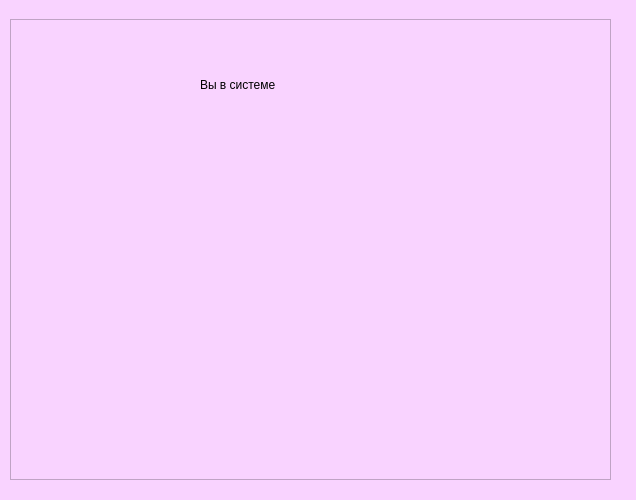
<?xml version="1.0" encoding="UTF-8"?>
<ui version="4.0">
 <class>Form</class>
 <widget class="QWidget" name="Form">
  <property name="geometry">
   <rect>
    <x>0</x>
    <y>0</y>
    <width>636</width>
    <height>500</height>
   </rect>
  </property>
  <property name="windowTitle">
   <string>Form</string>
  </property>
  <property name="styleSheet">
   <string notr="true">background-color: rgb(249, 211, 255);
font: 63 16pt &quot;Segoe UI Semibold&quot;;</string>
  </property>
  <widget class="QPushButton" name="pushButton">
   <property name="geometry">
    <rect>
     <x>40</x>
     <y>190</y>
     <width>191</width>
     <height>51</height>
    </rect>
   </property>
   <property name="styleSheet">
    <string notr="true">background-color: rgb(179, 239, 255);
border-radius: 10px</string>
   </property>
   <property name="text">
    <string>Регистрация</string>
   </property>
  </widget>
  <widget class="QPushButton" name="pushButton_2">
   <property name="geometry">
    <rect>
     <x>300</x>
     <y>190</y>
     <width>191</width>
     <height>51</height>
    </rect>
   </property>
   <property name="styleSheet">
    <string notr="true">background-color: rgb(208, 255, 169);
border-radius: 10px</string>
   </property>
   <property name="text">
    <string>Авторизация</string>
   </property>
  </widget>
  <widget class="QFrame" name="frame">
   <property name="geometry">
    <rect>
     <x>10</x>
     <y>19</y>
     <width>601</width>
     <height>451</height>
    </rect>
   </property>
   <property name="styleSheet">
    <string notr="true">background-color: qlineargradient(spread:pad, x1:0, y1:0.506, x2:0.771144, y2:0.574, stop:0 rgba(226, 201, 255, 255), stop:1 rgba(192, 255, 248, 255));
font: 63 14pt &quot;Segoe UI Semibold&quot;;</string>
   </property>
   <property name="frameShape">
    <enum>QFrame::StyledPanel</enum>
   </property>
   <property name="frameShadow">
    <enum>QFrame::Raised</enum>
   </property>
   <widget class="QLabel" name="label">
    <property name="geometry">
     <rect>
      <x>30</x>
      <y>30</y>
      <width>121</width>
      <height>51</height>
     </rect>
    </property>
    <property name="styleSheet">
     <string notr="true">background-color: rgba(255, 255, 255, 0);</string>
    </property>
    <property name="text">
     <string>Ваше имя:</string>
    </property>
   </widget>
   <widget class="QLabel" name="label_2">
    <property name="geometry">
     <rect>
      <x>30</x>
      <y>100</y>
      <width>221</width>
      <height>51</height>
     </rect>
    </property>
    <property name="styleSheet">
     <string notr="true">background-color: rgba(255, 255, 255, 0);</string>
    </property>
    <property name="text">
     <string>Придумайте логин:</string>
    </property>
   </widget>
   <widget class="QLabel" name="label_3">
    <property name="geometry">
     <rect>
      <x>30</x>
      <y>180</y>
      <width>111</width>
      <height>51</height>
     </rect>
    </property>
    <property name="styleSheet">
     <string notr="true">background-color: rgba(255, 255, 255, 0);</string>
    </property>
    <property name="text">
     <string>Пароль:</string>
    </property>
   </widget>
   <widget class="QLabel" name="label_4">
    <property name="geometry">
     <rect>
      <x>30</x>
      <y>250</y>
      <width>211</width>
      <height>61</height>
     </rect>
    </property>
    <property name="styleSheet">
     <string notr="true">background-color: rgba(255, 255, 255, 0);</string>
    </property>
    <property name="text">
     <string>Повторите пароль:</string>
    </property>
   </widget>
   <widget class="QPushButton" name="pushButton_3">
    <property name="geometry">
     <rect>
      <x>170</x>
      <y>360</y>
      <width>251</width>
      <height>51</height>
     </rect>
    </property>
    <property name="styleSheet">
     <string notr="true">background-color: qlineargradient(spread:pad, x1:0, y1:0.528, x2:1, y2:0.58, stop:0 rgba(168, 165, 255, 255), stop:1 rgba(255, 187, 255, 255));
border-radius:15px;</string>
    </property>
    <property name="text">
     <string>Зарегистрироваться!</string>
    </property>
   </widget>
   <widget class="QLineEdit" name="lineEdit">
    <property name="geometry">
     <rect>
      <x>180</x>
      <y>50</y>
      <width>241</width>
      <height>31</height>
     </rect>
    </property>
    <property name="styleSheet">
     <string notr="true">background-color: qlineargradient(spread:pad, x1:0, y1:0.630682, x2:1, y2:0.688, stop:0 rgba(253, 220, 220, 255), stop:1 rgba(204, 194, 255, 255));
border-radius:10px;</string>
    </property>
   </widget>
   <widget class="QLineEdit" name="lineEdit_2">
    <property name="geometry">
     <rect>
      <x>270</x>
      <y>110</y>
      <width>241</width>
      <height>31</height>
     </rect>
    </property>
    <property name="styleSheet">
     <string notr="true">background-color: qlineargradient(spread:pad, x1:0, y1:0.630682, x2:1, y2:0.688, stop:0 rgba(253, 220, 220, 255), stop:1 rgba(204, 194, 255, 255));
border-radius:10px;</string>
    </property>
   </widget>
   <widget class="QLineEdit" name="lineEdit_3">
    <property name="geometry">
     <rect>
      <x>160</x>
      <y>190</y>
      <width>241</width>
      <height>31</height>
     </rect>
    </property>
    <property name="styleSheet">
     <string notr="true">background-color: qlineargradient(spread:pad, x1:0, y1:0.630682, x2:1, y2:0.688, stop:0 rgba(253, 220, 220, 255), stop:1 rgba(204, 194, 255, 255));
border-radius:10px;</string>
    </property>
    <property name="echoMode">
     <enum>QLineEdit::Password</enum>
    </property>
   </widget>
   <widget class="QLineEdit" name="lineEdit_4">
    <property name="geometry">
     <rect>
      <x>270</x>
      <y>270</y>
      <width>241</width>
      <height>31</height>
     </rect>
    </property>
    <property name="styleSheet">
     <string notr="true">background-color: qlineargradient(spread:pad, x1:0, y1:0.630682, x2:1, y2:0.688, stop:0 rgba(253, 220, 220, 255), stop:1 rgba(204, 194, 255, 255));
border-radius:10px;</string>
    </property>
    <property name="text">
     <string/>
    </property>
    <property name="echoMode">
     <enum>QLineEdit::Password</enum>
    </property>
   </widget>
  </widget>
  <widget class="QFrame" name="frame_2">
   <property name="geometry">
    <rect>
     <x>10</x>
     <y>19</y>
     <width>601</width>
     <height>451</height>
    </rect>
   </property>
   <property name="styleSheet">
    <string notr="true">background-color: qlineargradient(spread:pad, x1:0, y1:0.523, x2:1, y2:0.557, stop:0 rgba(255, 190, 240, 255), stop:0.985075 rgba(255, 242, 174, 255), stop:1 rgba(174, 255, 192, 255));</string>
   </property>
   <property name="frameShape">
    <enum>QFrame::StyledPanel</enum>
   </property>
   <property name="frameShadow">
    <enum>QFrame::Raised</enum>
   </property>
   <widget class="QLabel" name="label_5">
    <property name="geometry">
     <rect>
      <x>180</x>
      <y>50</y>
      <width>181</width>
      <height>51</height>
     </rect>
    </property>
    <property name="styleSheet">
     <string notr="true">border-radius: 10px;
background-color: rgba(255, 255, 255, 0);</string>
    </property>
    <property name="text">
     <string>Авторизация</string>
    </property>
   </widget>
   <widget class="QLabel" name="label_6">
    <property name="geometry">
     <rect>
      <x>40</x>
      <y>160</y>
      <width>121</width>
      <height>31</height>
     </rect>
    </property>
    <property name="styleSheet">
     <string notr="true">border-radius: 10px;
background-color: rgba(255, 255, 255, 0);</string>
    </property>
    <property name="text">
     <string>Пароль:</string>
    </property>
   </widget>
   <widget class="QLabel" name="label_7">
    <property name="geometry">
     <rect>
      <x>40</x>
      <y>230</y>
      <width>111</width>
      <height>31</height>
     </rect>
    </property>
    <property name="styleSheet">
     <string notr="true">border-radius: 10px;
background-color: rgba(255, 255, 255, 0);</string>
    </property>
    <property name="text">
     <string>Логин:</string>
    </property>
   </widget>
   <widget class="QPushButton" name="pushButton_4">
    <property name="geometry">
     <rect>
      <x>180</x>
      <y>350</y>
      <width>211</width>
      <height>61</height>
     </rect>
    </property>
    <property name="styleSheet">
     <string notr="true">border-radius: 10px;
background-color: rgb(167, 255, 147);</string>
    </property>
    <property name="text">
     <string>Авторизация</string>
    </property>
   </widget>
   <widget class="QLineEdit" name="lineEdit_5">
    <property name="geometry">
     <rect>
      <x>180</x>
      <y>160</y>
      <width>241</width>
      <height>31</height>
     </rect>
    </property>
    <property name="styleSheet">
     <string notr="true">border-radius: 10px;
background-color: qlineargradient(spread:pad, x1:0, y1:0.528, x2:1, y2:0.58, stop:0 rgba(168, 165, 255, 255), stop:1 rgba(255, 187, 255, 255));</string>
    </property>
    <property name="echoMode">
     <enum>QLineEdit::Password</enum>
    </property>
   </widget>
   <widget class="QLineEdit" name="lineEdit_6">
    <property name="geometry">
     <rect>
      <x>180</x>
      <y>230</y>
      <width>251</width>
      <height>31</height>
     </rect>
    </property>
    <property name="styleSheet">
     <string notr="true">border-radius: 10px;
background-color: qlineargradient(spread:pad, x1:0, y1:0.528, x2:1, y2:0.58, stop:0 rgba(168, 165, 255, 255), stop:1 rgba(255, 187, 255, 255));</string>
    </property>
   </widget>
  </widget>
  <widget class="QFrame" name="frame_3">
   <property name="geometry">
    <rect>
     <x>10</x>
     <y>19</y>
     <width>601</width>
     <height>461</height>
    </rect>
   </property>
   <property name="frameShape">
    <enum>QFrame::StyledPanel</enum>
   </property>
   <property name="frameShadow">
    <enum>QFrame::Raised</enum>
   </property>
   <widget class="QLabel" name="label_8">
    <property name="geometry">
     <rect>
      <x>190</x>
      <y>40</y>
      <width>221</width>
      <height>51</height>
     </rect>
    </property>
    <property name="text">
     <string>Вы в системе</string>
    </property>
   </widget>
   <widget class="QLabel" name="label_9">
    <property name="geometry">
     <rect>
      <x>220</x>
      <y>140</y>
      <width>131</width>
      <height>181</height>
     </rect>
    </property>
    <property name="text">
     <string/>
    </property>
    <property name="pixmap">
     <pixmap>../../Apps/imgonline-com-ua-Resize-4RpjThg5xvPF.png</pixmap>
    </property>
   </widget>
  </widget>
 </widget>
 <resources/>
 <connections/>
</ui>
